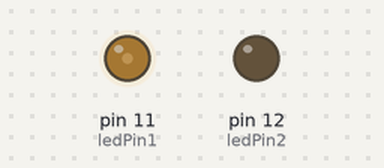
Simulated run of this sketch. Board: Arduino Uno, built with avr-gcc and run on an emulated ATmega328P. Parts: output pins drawn as LEDs (lit = HIGH).

Above: at 0.15 s.
At 9.57 s:
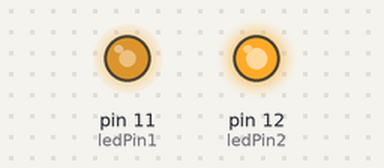
At 19.92 s:
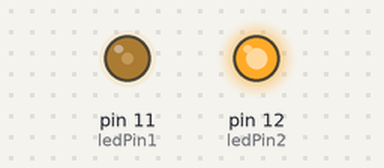
At 39.37 s:
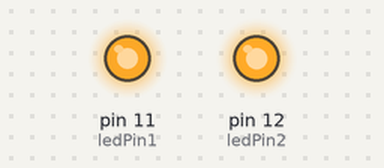
Timing chart, 0 to 40.0 s (numbered marks = the images above):
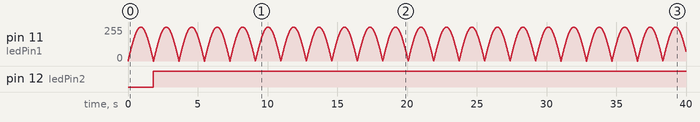

Measured:
- by itself, pin 12 (ledPin2): LOW → HIGH at 1.8 s

The sketch:

pulso.ino
```cpp
int ledPin1 = 11;
int ledPin2 = 12;
float sinVal;
int ledVal;
void setup() {
pinMode(ledPin1, OUTPUT);
pinMode(ledPin2, OUTPUT);
}
void loop() {
for (int x=0; x<180; x++) {
// converte graus para radianos e, então, obtém o valor do seno
sinVal = (sin(x*(3.1416/180)));
ledVal = int(sinVal*255);
analogWrite(ledPin1, ledVal);
delay(10);
}
digitalWrite(ledPin2, HIGH);
}
```
